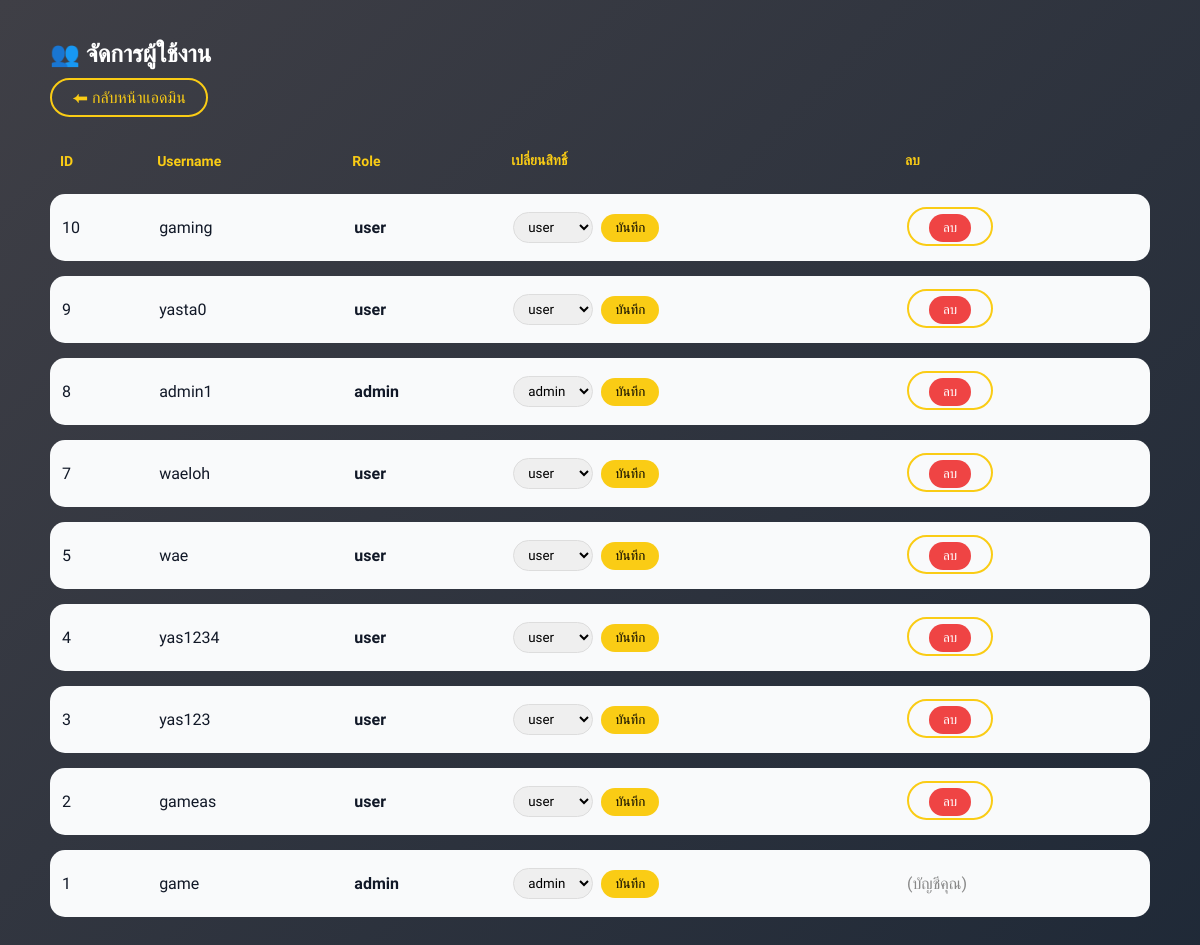
Before: /admin/manage_users.php (signed in) with the older database file.
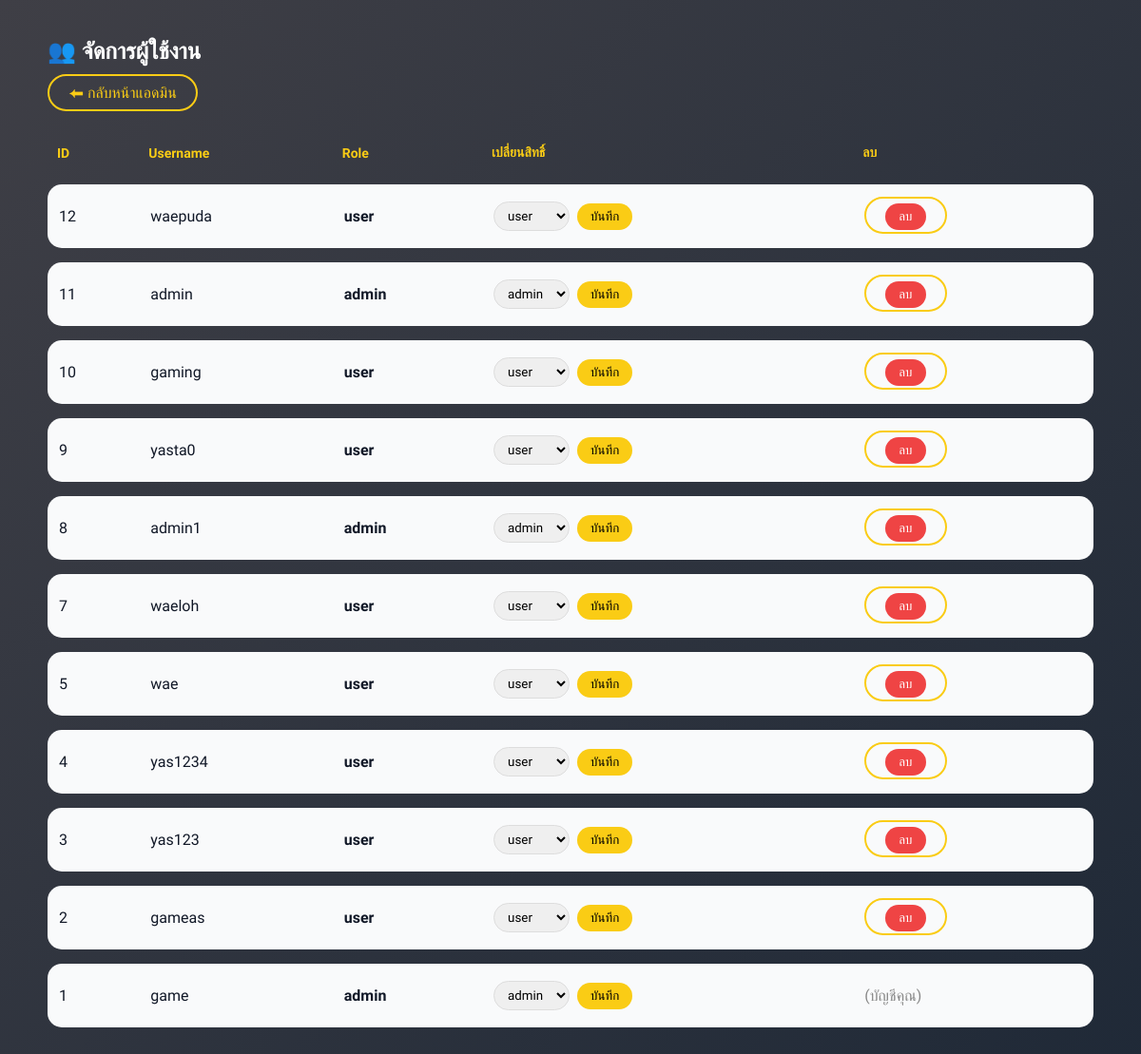
After: the same page with the newer database file.
### tables this page shows
CREATE TABLE `users` (
  `id` int(11) NOT NULL,
  `username` varchar(50) DEFAULT NULL,
  `PASSWORD` varchar(255) DEFAULT NULL,
  `role` enum('admin','user') DEFAULT 'user'
);

### admin/manage_users.php (the view, shortened to what this page needs)
<?php
require_once __DIR__ . "/../db.php";
$users = $pdo->query("SELECT id, username, role FROM users ORDER BY id DESC")->fetchAll(PDO::FETCH_ASSOC);
?>
<!DOCTYPE html>
<html lang="th">
<head>
<link rel="stylesheet" href="manage_users.css">
</head>
<body>
<div class="box">
    <h2>👥 จัดการผู้ใช้งาน</h2>
<a href="dashboard.php">⬅ กลับหน้าแอดมิน</a>
    <div class="cards">
        <div class="card">
    <table>
        <tr>
            <th>ID</th>
            <th>Username</th>
            <th>Role</th>
            <th>เปลี่ยนสิทธิ์</th>
            <th>ลบ</th>
        </tr>
        <?php foreach ($users as $u): ?>
            <tr>
                <td><?= (int)$u['id'] ?></td>
                <td><?= htmlspecialchars($u['username']) ?></td>
                <td><b><?= htmlspecialchars($u['role'] ?? 'user') ?></b></td>
                <td>
                    <form method="post" style="display:flex; gap:8px; align-items:center;">
                        <select name="role">
                            <option value="user" <?= (($u['role'] ?? '') === 'user') ? 'selected' : '' ?>>user</option>
                            <option value="admin" <?= (($u['role'] ?? '') === 'admin') ? 'selected' : '' ?>>admin</option>
                        </select>
                        <button type="submit" name="change_role">บันทึก</button>
                    </form>
                </td>
                <td>
                    <?php if ((int)$u['id'] !== (int)($_SESSION['user_id'] ?? 0)): ?>
                        <a href="manage_users.php?delete_id=<?= (int)$u['id'] ?>"
                           onclick="return confirm('คุณต้องการลบผู้ใช้นี้ใช่ไหม?');">
                            <button class="btn-del">ลบ</button>
                        </a>
                    <?php else: ?>
                        <span style="color:#888;">(บัญชีคุณ)</span>
                    <?php endif; ?>
                </td>
            </tr>
        <?php endforeach; ?>
    </table>
    <br>
</div>
</body>
</html>

Changed rows visible on the page:
added users: id "12", username "waepuda", role "user"
added users: id "11", username "admin", role "admin"
